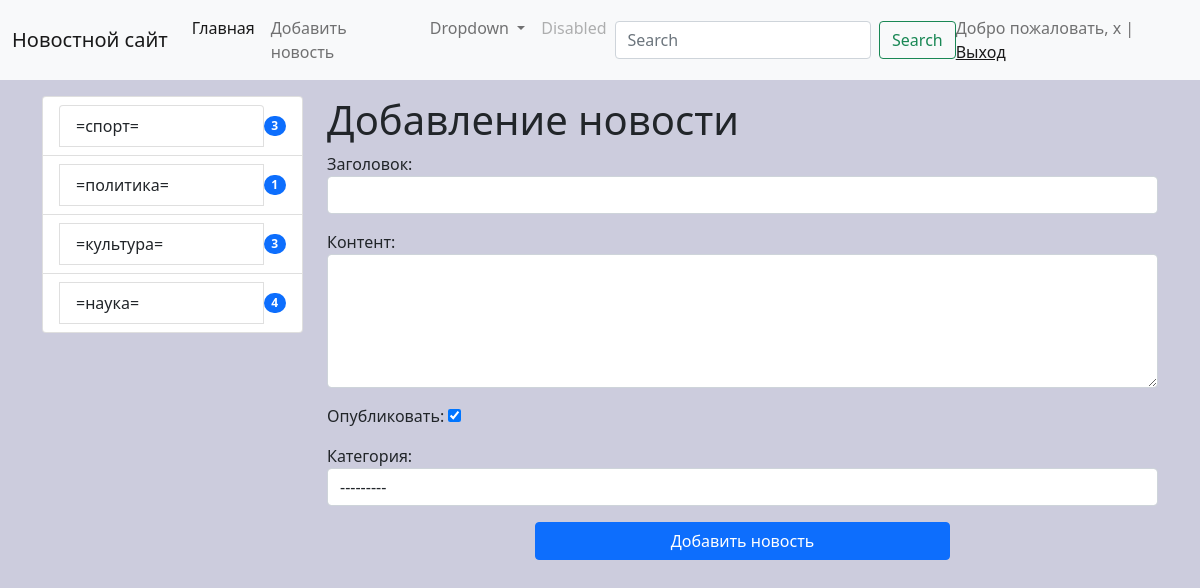
The app's page /news/add-news/ (signed in) with its own data.
### news/models.py (models this page shows)
class Category(models.Model):
    title = models.CharField(max_length=150, db_index=True,verbose_name='Наименование категории')
    def get_absolute_url(self):
        return reverse('category', kwargs={'category_id': self.pk})
    def __str__(self):
        return self.title
    class Meta:
        verbose_name = 'категория'
        verbose_name_plural = 'категории'
        ordering = ['title']

### news/views.py (the view)
# urls.py: path('news/add-news/', CreateNews.as_view(), name='add_news'),
class CreateNews(LoginRequiredMixin, CreateView):
    form_class = NewsForm
    template_name = 'news/add_news.html'
    login_url = '/admin/'   # если НЕ авторизован, направить на страницу авторизации

### news/forms.py
class NewsForm(forms.ModelForm):
    class Meta:
        model = News
        fields = ['title', 'content', 'is_published', 'category']
        widgets = {
            'title': forms.TextInput(attrs={'class': 'form-control'}),
            'content': forms.Textarea(attrs={'class': 'form-control', 'rows': 5}),
            'category': forms.Select(attrs={'class': 'form-control'}),
        }

### news/templatetags/news_tags.py (called while the page is built)
@register.inclusion_tag('news/list_categories.html')
def show_categories():
    categories = Category.objects.annotate(cnt=Count('news', filter=F('news__is_published'))).filter(cnt__gt=0)
    return {"categories": categories}

### news/templates/news/add_news.html (shortened to what this page needs)
{% extends 'base.html' %}
{% block sidebar %}
{% include 'inc/_sidebar.html' %}
{% endblock %}
{% block content %}
    <h1>Добавление новости</h1>
<form action="{% url 'add_news' %}" method="post">
    {{ form.as_p }}
    <div class="d-grid gap-2">
        <button type="submit" class="btn btn-primary col-6 mx-auto">Добавить новость</button>
    </div>
</form>
{% endblock %}

### templates/inc/_nav.html (shortened to what this page needs)
    <nav class="navbar navbar-expand-lg navbar-light bg-light">
      <div class="container-fluid">
        <a class="navbar-brand" href="{% url 'home' %}">Новостной сайт</a>
        <div class="collapse navbar-collapse" id="navbarSupportedContent">
          <ul class="navbar-nav me-auto mb-2 mb-lg-0">
            <li class="nav-item">
              <a class="nav-link active" aria-current="page" href="{% url 'home' %}">Главная</a>
            </li>
            <li class="nav-item">
                {% if request.user.is_authenticated %}
                <a class="nav-link" href="{% url 'add_news' %}">Добавить новость</a>
                {% endif %}
            </li>
            <li class="nav-item dropdown">
              <a class="nav-link dropdown-toggle" href="#" id="navbarDropdown" role="button" data-bs-toggle="dropdown" aria-expanded="false">
                Dropdown
              </a>
            </li>
            <li class="nav-item">
              <a class="nav-link disabled" href="#" tabindex="-1" aria-disabled="true">Disabled</a>
            </li>
          </ul>
          <form class="d-flex mx-auto">
            <input class="form-control me-2" type="search" placeholder="Search" aria-label="Search">
            <button class="btn btn-outline-success" type="submit">Search</button>
          </form>
            <span class="navbar-text ">
                {% if request.user.is_authenticated %}
                Добро пожаловать, {{ user.username }} | <a href="{% url 'logout' %}">Выход</a>
                {% else %}
                <a href="{% url 'register' %}"> Регистрация </a> | <a href="{% url 'login' %}"> Авторизация </a>
                {% endif %}
            </span>
        </div>
      </div>
    </nav>

### news/templates/news/list_categories.html
<div class="list-group">
    {% for item in categories %}
    <li class="list-group-item d-flex justify-content-between align-items-center">
    <a href="{{ item.get_absolute_url }}" class="list-group-item list-group-item-action"> {{ item.title }} </a>
    <span class="badge bg-primary rounded-pill">{{ item.cnt }}</span>
    </li>
    {% endfor %}
</div>

### mysite/static/css/style.css (style rules this page uses)
body { background-color: #ccd; }

### records on screen
Category: title "=спорт=", cnt "3"
Category: title "=политика=", cnt "1"
Category: title "=культура=", cnt "3"
Category: title "=наука=", cnt "4"

### other values on screen
{{ user.username }} "x"
